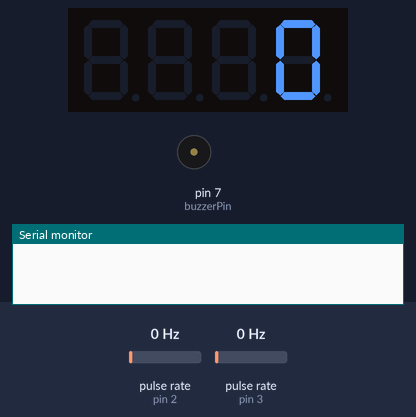
The sketch below on a simulated Arduino Uno, built with avr-gcc and run on an emulated ATmega328P. On the bench: 4-digit seven-segment display, buzzer (waves = sounding), the last lines printed to the serial monitor. Wiring (inferred from the names in the program): 2 × pulse sensor: data pin 2 / data pin 3. The inputs (shaded band) are chosen by the test bench; at power-on: pulse rate (sensors on pin 2, pin 3) 0 Hz.

Above: at 2.2 s.
2.3 s: pulse rate (sensor on pin 2) set to 50 Hz
At 3.7 s:
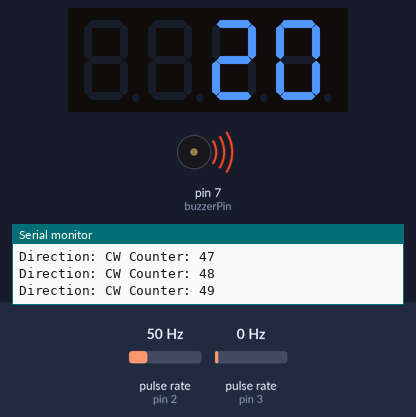
4.4 s: pulse rate (sensor on pin 3) set to 50 Hz
At 6.95 s:
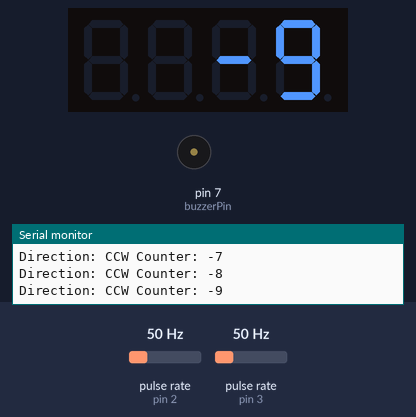
7.4 s: pulse rate (sensor on pin 2) set to 4 Hz
At 7.99 s:
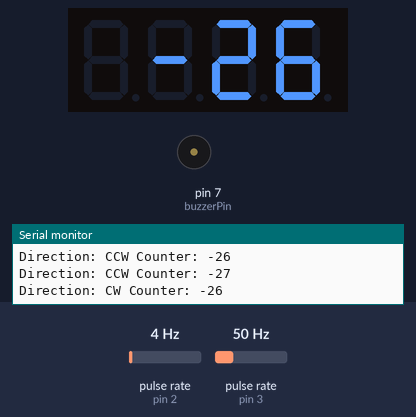
8.9 s: pulse rate (sensor on pin 2) set to 100 Hz
10.6 s: pulse rate (sensor on pin 3) set to 4 Hz
13.6 s: pulse rate (sensor on pin 3) set to 196 Hz
At 14.23 s:
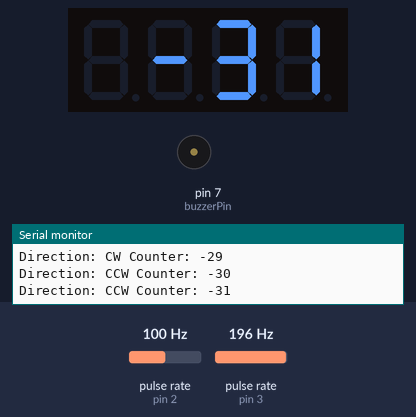
Timing chart, 0 to 16.2 s (numbered marks = the images above; inputs shaded):
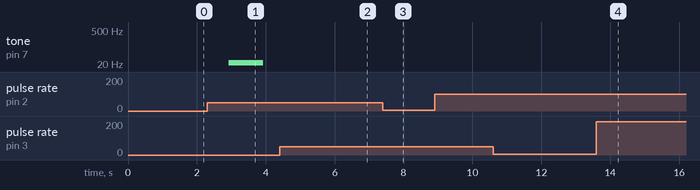

Measured:
- after the input at 2.3 s, tone on pin 7 (buzzerPin): silent → 23 Hz after 0.63 s, → silent 1.0 s later; the display: first changes after 0.09 s (image 1 shows a later state)

The sketch:

19.rotaryencoder-display-buzzer.ino
```cpp
#include <TM1637Display.h>

// Codes obtained from day 17
#define SECRET1 23
#define SECRET2 353
#define SECRET3 1688

// buzzer
const int buzzerPin = 7;

// display setup
#define DISPLAY_CLK 6
#define DISPLAY_DIO 5
TM1637Display display = TM1637Display(DISPLAY_CLK, DISPLAY_DIO);

// rotary encoder: interrupt
#define ENCODER_CLK 2
#define ENCODER_DT 3

typedef struct clock_t {
  int currentState;
  int lastState;
} Clock;

// state
int counter = 0;
Clock clk;

// data
const uint8_t data[] = { 0xff, 0xff, 0xff, 0xff };
const uint8_t full[] = { 0b01110001, 0b00111110, 0b00111000, 0b00111000 };
String rotationDirection;

void setup() {
  pinMode(ENCODER_CLK, INPUT);
  pinMode(ENCODER_DT, INPUT);
  clk.lastState = digitalRead(ENCODER_CLK);

  Serial.begin(9600);
  display.clear();
  delay(1000);
  display.setBrightness(2);

  attachInterrupt(digitalPinToInterrupt(ENCODER_CLK), updateEncoder, CHANGE);
  attachInterrupt(digitalPinToInterrupt(ENCODER_DT), updateEncoder, CHANGE);
}

void updateEncoder() {
  clk.currentState = digitalRead(ENCODER_CLK);
  int dtPin = digitalRead(ENCODER_DT);

  // detect transition from LOW to HIGH
  if (clk.currentState == HIGH && clk.currentState != clk.lastState) {
    // detect clockwise rotation
    if (dtPin != clk.currentState) {
      counter++;
      rotationDirection = "CW";

      // counter-clockwise rotation
    } else {
      counter--;
      rotationDirection = "CCW";
    }

    Serial.print("Direction: ");
    Serial.print(rotationDirection);
    Serial.print(" Counter: ");
    Serial.println(counter);
  }

  clk.lastState = clk.currentState;
}

void loop() {
  display.showNumberDec(counter);
  delay(50);

  if (counter == SECRET1 || counter == SECRET2 || counter == SECRET3) {
    playTone(counter);
    delay(2000);
    display.clear();

    if (counter == SECRET3) {
      showFull();
    }

    counter++;  // so we don't keep playing the tone again
  }
}

void playTone(int toneFrequency) {
  // note: no need to set the buzzer pin as output. tone must do it internally.
  tone(buzzerPin, toneFrequency, 1000);  // play tone for 1 second
  delay(1000);
  noTone(buzzerPin);
}

void showFull() {
  display.setSegments(full);
  delay(3000);
  display.clear();
  delay(1000);
  display.setSegments(full);
  delay(3000);
  display.clear();
}
```
